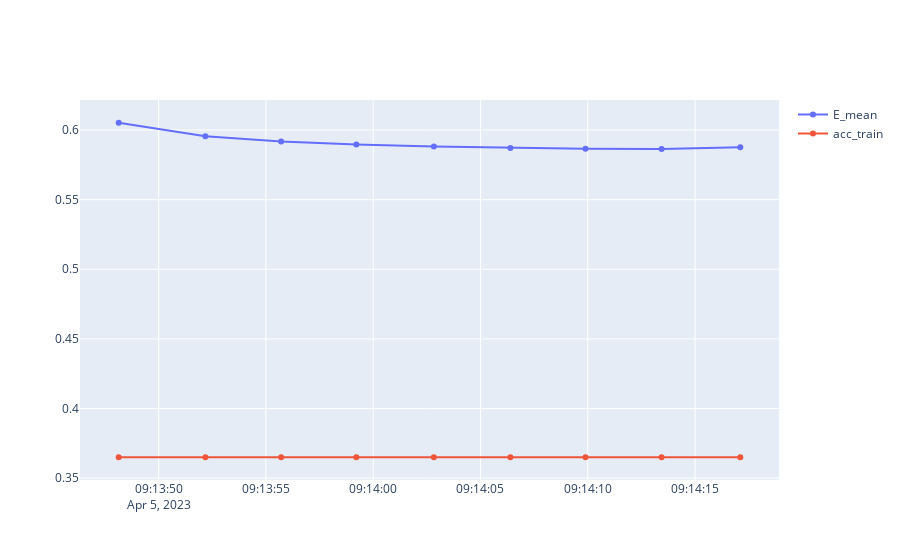

The cell this chart's notebook holds for it:
### Code cell
fig = go.Figure([
    go.Scatter(
        x=df_stats['start'],
        y=df_stats['E_mean'],
        name='E_mean'
    ),
    go.Scatter(
        x=df_stats['start'],
        y=df_stats['acc_train'],
        name='acc_train'
    )
])

fig.show()

### Figure 1 — Plotly figure (JSON) as saved in the notebook; plotly's stock layout.template omitted (floating-point values rounded to 4 significant figures)
{"data": [{"name": "E_mean", "type": "scatter", "x": ["2023-04-05T09:13:48.140041", "2023-04-05T09:13:52.180118", "2023-04-05T09:13:55.710435", "2023-04-05T09:13:59.212946", "2023-04-05T09:14:02.826325", "2023-04-05T09:14:06.392326", "2023-04-05T09:14:09.892645", "2023-04-05T09:14:13.438845", "2023-04-05T09:14:17.107528", null], "y": [0.6052, 0.5955, 0.5918, 0.5896, 0.5881, 0.5872, 0.5866, 0.5863, 0.5875, null]}, {"name": "acc_train", "type": "scatter", "x": ["2023-04-05T09:13:48.140041", "2023-04-05T09:13:52.180118", "2023-04-05T09:13:55.710435", "2023-04-05T09:13:59.212946", "2023-04-05T09:14:02.826325", "2023-04-05T09:14:06.392326", "2023-04-05T09:14:09.892645", "2023-04-05T09:14:13.438845", "2023-04-05T09:14:17.107528", null], "y": [0.365, 0.365, 0.365, 0.365, 0.365, 0.365, 0.365, 0.365, 0.365, null]}], "layout": {}}
